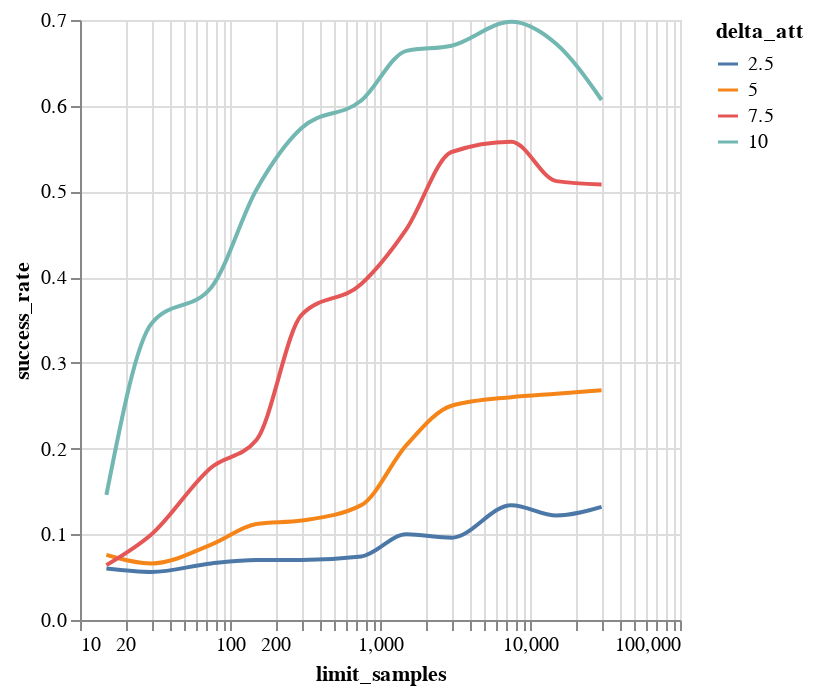

The code cell stored with this chart in its notebook:
### Code cell
agg_df = (
    runs_df
    .with_columns((pl.col("limit_samples") * 3).alias("limit_samples"))
    .group_by(["limit_samples", "delta_att"])
    .agg(
      pl.col("success_rate").mean().alias("success_rate"),
      pl.col("z_avg").mean().alias("z_avg"),
    )
    .sort(["delta_att", "limit_samples"])
)

chart = alt.Chart(agg_df.to_pandas()).mark_line(interpolate="monotone").encode(
    x=alt.X("limit_samples", type="quantitative").scale(type="log"),
    y=alt.Y("success_rate", type="quantitative"),
    color=alt.Color("delta_att", type="nominal", title="delta_att"),
)
chart

### Figure 1 — Vega-Lite specification as saved in the notebook (floating-point values rounded to 4 significant figures)
{"config": {"view": {"continuousWidth": 300, "continuousHeight": 300}}, "data": {"name": "data-4e212f9be33fa0a5edf50a845e915a7f"}, "mark": {"type": "line", "interpolate": "monotone"}, "encoding": {"color": {"field": "delta_att", "title": "delta_att", "type": "nominal"}, "x": {"field": "limit_samples", "scale": {"type": "log"}, "type": "quantitative"}, "y": {"field": "success_rate", "type": "quantitative"}}, "$schema": "https://vega.github.io/schema/vega-lite/v5.20.1.json", "datasets": {"data-4e212f9be33fa0a5edf50a845e915a7f": [{"limit_samples": 15, "delta_att": 2.5, "success_rate": 0.06, "z_avg": 0.08512}, {"limit_samples": 30, "delta_att": 2.5, "success_rate": 0.056, "z_avg": 0.08191}, {"limit_samples": 75, "delta_att": 2.5, "success_rate": 0.066, "z_avg": 0.09601}, {"limit_samples": 150, "delta_att": 2.5, "success_rate": 0.07, "z_avg": 0.1495}, {"limit_samples": 300, "delta_att": 2.5, "success_rate": 0.07, "z_avg": 0.2469}, {"limit_samples": 750, "delta_att": 2.5, "success_rate": 0.074, "z_avg": 0.291}, {"limit_samples": 1500, "delta_att": 2.5, "success_rate": 0.1, "z_avg": 0.3598}, {"limit_samples": 3000, "delta_att": 2.5, "success_rate": 0.096, "z_avg": 0.4064}, {"limit_samples": 7500, "delta_att": 2.5, "success_rate": 0.134, "z_avg": 0.5337}, {"limit_samples": 15000, "delta_att": 2.5, "success_rate": 0.122, "z_avg": 0.5079}, {"limit_samples": 30000, "delta_att": 2.5, "success_rate": 0.132, "z_avg": 0.6473}, {"limit_samples": 15, "delta_att": 5.0, "success_rate": 0.076, "z_avg": 0.1728}, {"limit_samples": 30, "delta_att": 5.0, "success_rate": 0.066, "z_avg": 0.1737}, {"limit_samples": 75, "delta_att": 5.0, "success_rate": 0.088, "z_avg": 0.285}, {"limit_samples": 150, "delta_att": 5.0, "success_rate": 0.112, "z_avg": 0.4148}, {"limit_samples": 300, "delta_att": 5.0, "success_rate": 0.116, "z_avg": 0.4993}, {"limit_samples": 750, "delta_att": 5.0, "success_rate": 0.134, "z_avg": 0.6369}, {"limit_samples": 1500, "delta_att": 5.0, "success_rate": 0.204, "z_avg": 0.857}, {"limit_samples": 3000, "delta_att": 5.0, "success_rate": 0.25, "z_avg": 1.013}, {"limit_samples": 7500, "delta_att": 5.0, "success_rate": 0.26, "z_avg": 1.145}, {"limit_samples": 15000, "delta_att": 5.0, "success_rate": 0.264, "z_avg": 1.15}, {"limit_samples": 30000, "delta_att": 5.0, "success_rate": 0.268, "z_avg": 1.23}, {"limit_samples": 15, "delta_att": 7.5, "success_rate": 0.064, "z_avg": 0.1412}, {"limit_samples": 30, "delta_att": 7.5, "success_rate": 0.1, "z_avg": 0.4322}, {"limit_samples": 75, "delta_att": 7.5, "success_rate": 0.178, "z_avg": 0.7479}, {"limit_samples": 150, "delta_att": 7.5, "success_rate": 0.21, "z_avg": 1.044}, {"limit_samples": 300, "delta_att": 7.5, "success_rate": 0.356, "z_avg": 1.641}, {"limit_samples": 750, "delta_att": 7.5, "success_rate": 0.392, "z_avg": 1.702}, {"limit_samples": 1500, "delta_att": 7.5, "success_rate": 0.456, "z_avg": 1.68}, {"limit_samples": 3000, "delta_att": 7.5, "success_rate": 0.546, "z_avg": 2.32}, {"limit_samples": 7500, "delta_att": 7.5, "success_rate": 0.558, "z_avg": 2.211}, {"limit_samples": 15000, "delta_att": 7.5, "success_rate": 0.512, "z_avg": 2.033}, {"limit_samples": 30000, "delta_att": 7.5, "success_rate": 0.508, "z_avg": 1.922}, {"limit_samples": 15, "delta_att": 10.0, "success_rate": 0.146, "z_avg": 0.3853}, {"limit_samples": 30, "delta_att": 10.0, "success_rate": 0.346, "z_avg": 1.677}, {"limit_samples": 75, "delta_att": 10.0, "success_rate": 0.388, "z_avg": 1.883}, {"limit_samples": 150, "delta_att": 10.0, "success_rate": 0.502, "z_avg": 2.694}, {"limit_samples": 300, "delta_att": 10.0, "success_rate": 0.574, "z_avg": 3.022}, {"limit_samples": 750, "delta_att": 10.0, "success_rate": 0.606, "z_avg": 2.852}, {"limit_samples": 1500, "delta_att": 10.0, "success_rate": 0.664, "z_avg": 3.059}, {"limit_samples": 3000, "delta_att": 10.0, "success_rate": 0.67, "z_avg": 3.111}, {"limit_samples": 7500, "delta_att": 10.0, "success_rate": 0.698, "z_avg": 2.865}, {"limit_samples": 15000, "delta_att": 10.0, "success_rate": 0.672, "z_avg": 2.707}, {"limit_samples": 30000, "delta_att": 10.0, "success_rate": 0.6067, "z_avg": 2.386}]}}
